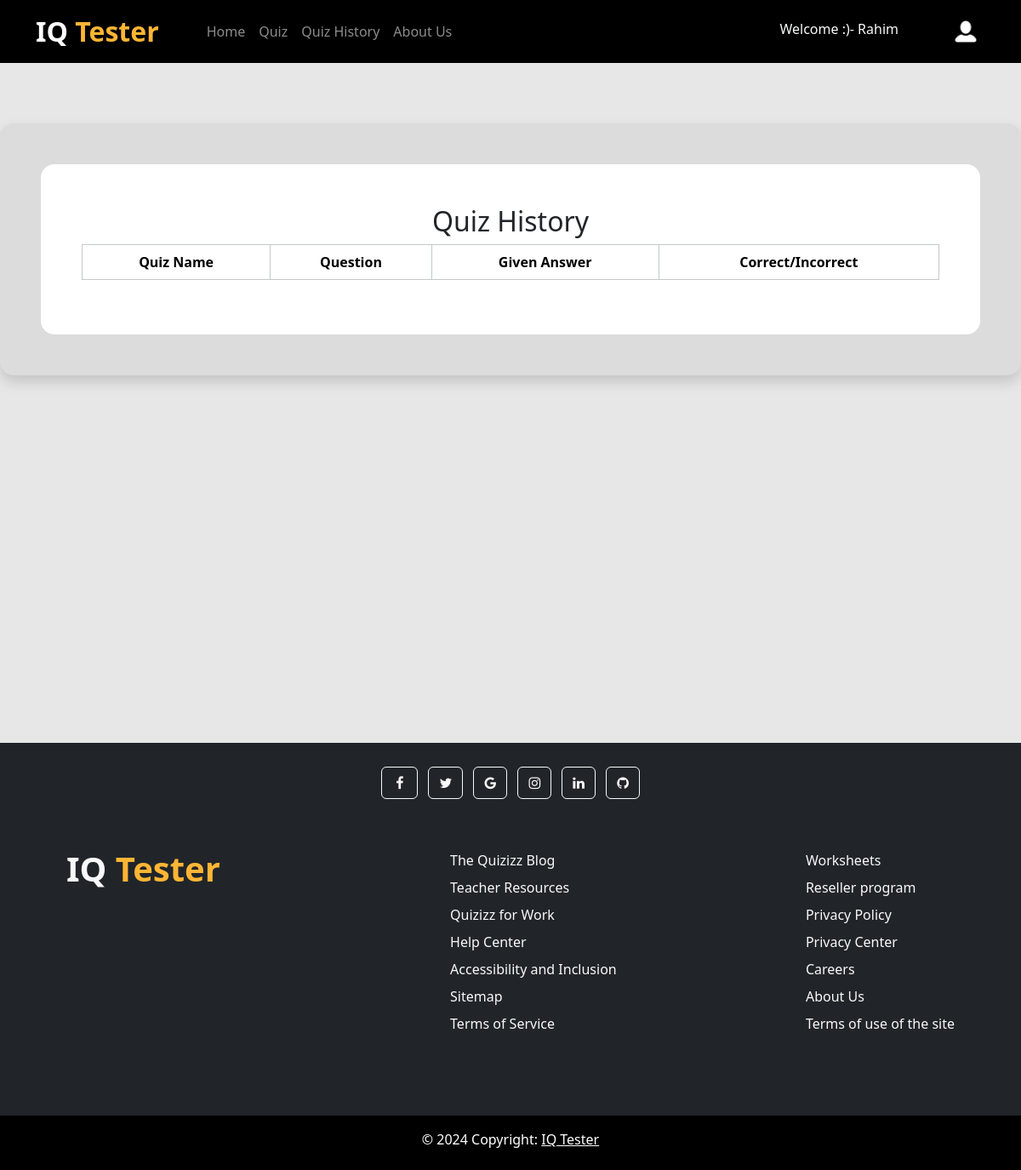
The app's page /quiz/history (signed in), older data.
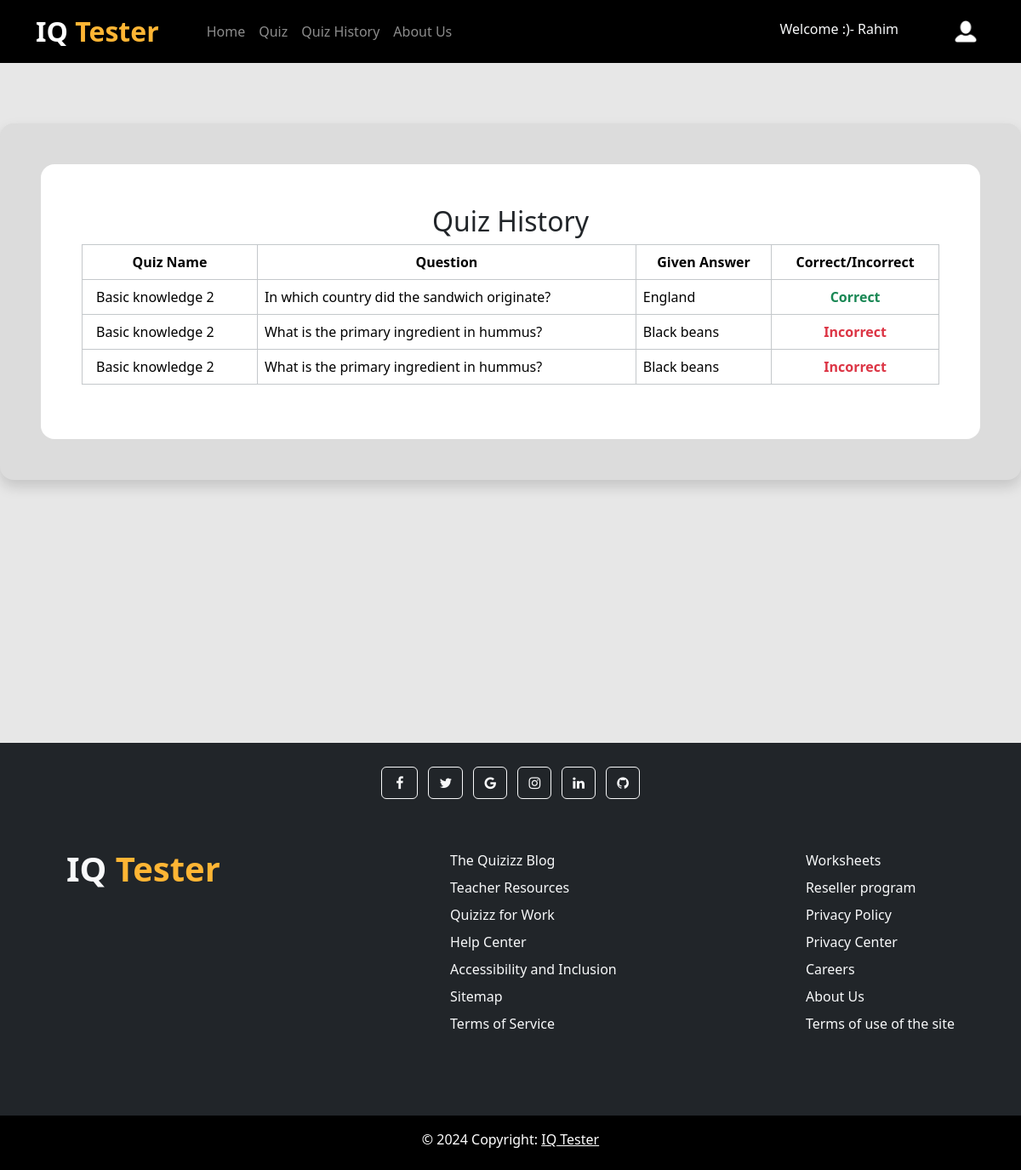
The same page, newer data.
### quiz/models.py (models this page shows, shortened)
class UserResponse(models.Model):
    user = models.ForeignKey(User, on_delete=models.CASCADE)
    quiz = models.ForeignKey(Quiz, on_delete=models.CASCADE)
    question = models.ForeignKey(Question, on_delete=models.CASCADE)
    selected_choice = models.ForeignKey(Choice, on_delete=models.CASCADE)

class Quiz(models.Model):
    title = models.CharField(max_length=100)
    description = models.TextField()
    image = models.ImageField(upload_to='quiz/media/images/', blank=True, null=True)
    category = models.ManyToManyField(Category)
    has_time_limit = models.BooleanField(default=False)
    time_limit_minutes = models.PositiveIntegerField(blank=True, null=True)
    created_at = models.DateTimeField(auto_now_add=True)

class Question(models.Model):
    quiz = models.ForeignKey(Quiz, on_delete=models.CASCADE, related_name='questions')
    text = models.TextField()

class Choice(models.Model):
    question = models.ForeignKey(Question, on_delete=models.CASCADE, related_name='choice')
    option = models.CharField(max_length=200)
    is_correct = models.BooleanField(default=False)

### core/views.py (the view)
# urls.py: path('quiz/history', quizHistory, name='quiz_history'),
def quizHistory(req) :
    data = UserResponse.objects.filter(user=req.user)
    return render(req, 'quiz_history.html', {'data' : data})

### core/templates/quiz_history.html
{% extends "base.html" %}
{% block content %}
<section class="py-4">
    <div style="max-width: 1200px; background-color: gainsboro;" class="m-auto p-5 my-5 shadow rounded-4">
        <div style="background-color: white;" class="p-5 rounded-4">
            <h2 class="text-center">Quiz History</h2>
            <table class="table table-bordered border-5 border-secondary-subtle">
                <thead class="text-center">
                  <tr>
                    <th scope="col">Quiz Name</th>
                    <th scope="col">Question</th>
                    <th scope="col">Given Answer</th>
                    <th scope="col">Correct/Incorrect</th>
                  </tr>
                </thead>
                <tbody>
                  {% for history in data %}
                  <tr>
                    <td class="ps-3">{{history.quiz.title}}</td>
                    <td>{{history.question.text}}</td>
                    <td>{{history.selected_choice.option}}</td>
                    {% if history.selected_choice.is_correct == True %}
                    <td class="text-success fw-bold text-center">Correct</td>
                    {% else %}
                    <td class="text-danger fw-bold text-center">Incorrect</td>
                    {% endif %}
                  </tr>
                  {% endfor %}
                </tbody>
              </table>
        </div>
    </div>
</section>
{% endblock content %}

### core/templates/base.html (shortened to what this page needs)
<!DOCTYPE html>
<html lang="en">
<head>
    <link href="https://cdn.jsdelivr.net/npm/bootstrap@5.3.2/dist/css/bootstrap.min.css" rel="stylesheet">
    <link rel="stylesheet" href="https://cdnjs.cloudflare.com/ajax/libs/font-awesome/4.7.0/css/font-awesome.min.css">
</head>
    <body style="background-color: rgb(231, 231, 231)">
        <header>
            {% include 'navbar.html' %}
        </header>
        <main style="padding-top: 73px">
            {% block body %}
            <Section style="min-height:100vh" id="main">
                {% block content %}
                {% endblock content %}
            </Section>
            {% include 'footer.html' %}
            {% endblock body %}
        </main>
    </body>
</html>

### core/templates/navbar.html (shortened to what this page needs)
{% load static %}
<nav class="navbar navbar-dark navbar-expand-lg w-100 z-2" style="position: fixed; top: 0; background-color: #000000">
    <div class="container">
      <a class="navbar-brand fs-2 fw-bold me-5" href="{% url "home" %}">IQ <span style="color:#FFB534">Tester</span></a>
      <div class="collapse navbar-collapse" id="navbarSupportedContent">
        <ul class="navbar-nav me-auto mb-2 mb-lg-0">
          <li class="nav-item">
            <a class="nav-link" href="{% url "home" %}">Home</a>
          </li>
          <li class="nav-item">
            <a class="nav-link" href="{% url "quizes" %}">Quiz</a>
          </li>
          {% if user.is_authenticated %}
          <li class="nav-item">
            <a class="nav-link" href="{% url "quiz_history" %}">Quiz History</a>
          </li>
          {% endif %}
          <li class="nav-item">
            <a class="nav-link" href="{% url "quizes" %}">About Us</a>
          </li>
        </ul>
        <div class="d-flex" role="search">
            <ul class="navbar-nav mb-2 mb-lg-0">
                {% if user.is_authenticated %}
                    <li class="nav-item me-5">
                        <span class="nav-link text-light">Welcome :)- {{user.first_name}}</span>
                    </li>
                    <li class="nav-item dropdown dropstart">
                      <a class="nav-link" href="#" role="button" data-bs-toggle="dropdown" aria-expanded="false">
                        <img style="width: 30px;" class="" src="{% static "images/profile.png" %}" alt="">
                      </a>
                    </li>
                {% endif %}
              </ul>
        </div>
      </div>
    </div>
  </nav>

### core/templates/footer.html
<div class="">
    <footer class="bg-dark text-center text-white">
    <div class="container p-4 pb-0">
      <section class="mb-4">
        <a class="btn btn-outline-light btn-floating m-1" href="#!" role="button"
          ><i class="fa fa-facebook px-1"></i></a>
        <a class="btn btn-outline-light btn-floating m-1" href="#!" role="button"
          ><i class="fa fa-twitter"></i
        ></a>
        <a class="btn btn-outline-light btn-floating m-1" href="#!" role="button"
          ><i class="fa fa-google"></i
        ></a>
        <a class="btn btn-outline-light btn-floating m-1" href="#!" role="button"
          ><i class="fa fa-instagram"></i
        ></a>
        <a class="btn btn-outline-light btn-floating m-1" href="#!" role="button"
          ><i class="fa fa-linkedin"></i
        ></a>
        <a class="btn btn-outline-light btn-floating m-1" href="#!" role="button"
          ><i class="fa fa-github"></i
        ></a>
      </section>
    </div>
    <div class="">
      <div class="container px-5 d-lg-flex my-5 text-center text-lg-start justify-content-between text-light">
        <div class="">
          <a class="navbar-brand fs-1 fw-bold me-5" href="{% url "home" %}">IQ <span style="color:#FFB534">Tester</span></a>
        </div>
        <div class="list-unstyled mb-5">
          <li class="mt-2">The Quizizz Blog</li>
          <li class="mt-2">Teacher Resources</li>
          <li class="mt-2">Quizizz for Work</li>
          <li class="mt-2">Help Center</li>
          <li class="mt-2">Accessibility and Inclusion</li>
          <li class="mt-2">Sitemap</li>
          <li class="mt-2">Terms of Service</li>
        </div>
        <div class="list-unstyled">
          <li class="mt-2">Worksheets</li>
          <li class="mt-2">Reseller program</li>
          <li class="mt-2">Privacy Policy</li>
          <li class="mt-2">Privacy Center</li>
          <li class="mt-2">Careers</li>
          <li class="mt-2">About Us</li>
          <li class="mt-2">Terms of use of the site</li>
        </div>
      </div>
      <div class="text-center pb-4 p-3" style="background-color: #000000;">
        © 2024 Copyright:
        <a class="text-white" href="{% url "home" %}">IQ Tester</a>
      </div>
    </div>
  </footer>
  </div>

Row changes from the older to the newer data that the page shows:
added UserResponse: quiz "Basic knowledge 2", question.text "In which country did the sandwich originate?", selected_choice.option "England", shows "Correct"
added UserResponse: quiz "Basic knowledge 2", question.text "What is the primary ingredient in hummus?", selected_choice.option "Black beans", shows "Incorrect"
added UserResponse: quiz "Basic knowledge 2", question.text "What is the primary ingredient in hummus?", selected_choice.option "Black beans", shows "Incorrect"
